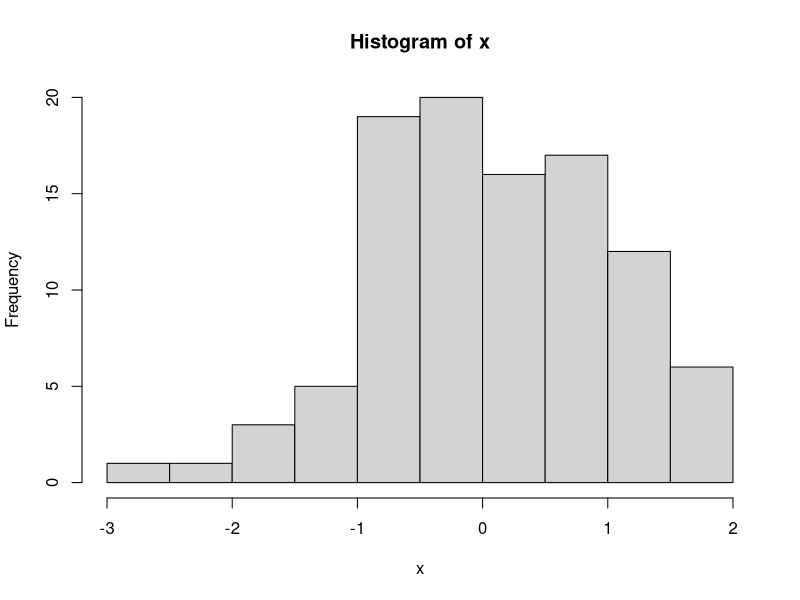

Write R code to recreate this figure.
## ---- chunk 1
knitr::opts_chunk$set(echo = TRUE)
## ---- chunk 2
x <- rnorm(n = 100, mean = 0, sd = 1)
## ---- chunk 3
mean(x)
## ---- chunk 4
hist(x)
